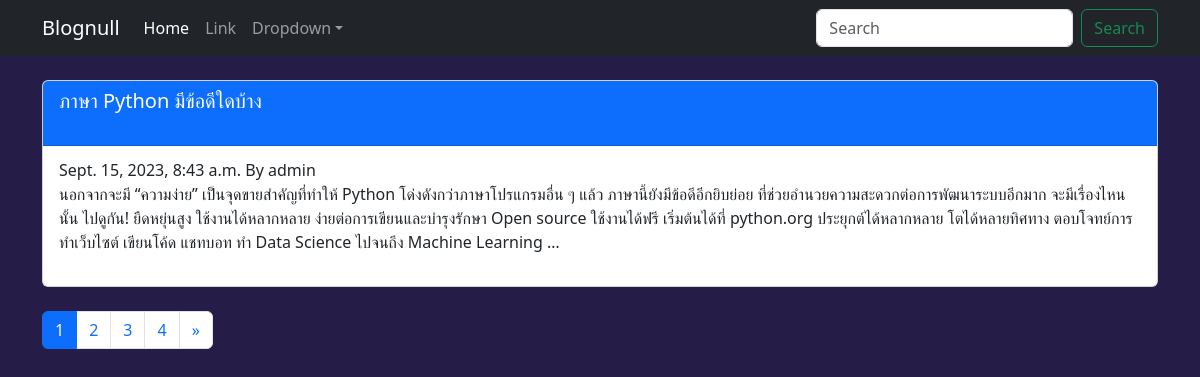
Screenshot of /blog/ with the database file from the repository.
### blog/models.py (models this page shows, shortened)
class Post(models.Model):
    class Status(models.TextChoices): # เพิ่มฟิลด์ status
        DRAFT = 'DF', 'Draft'
        PUBLISHED = 'PB', 'Published'
    title = models.CharField(max_length=250)
    slug = models.SlugField(max_length=250)
    body = models.TextField()
    publish = models.DateTimeField(default=timezone.now) # เพิ่ม datetime
    created = models.DateTimeField(auto_now_add=True) # เพิ่ม datetime
    updated = models.DateTimeField(auto_now=True) # เพิ่ม datetime
    status = models.CharField(max_length=2,
                                choices=Status.choices,
                                default=Status.DRAFT) # เพิ่มฟิลด์ status
    author = models.ForeignKey(User,
                                on_delete=models.CASCADE,
                                related_name='blog_posts') # เพิ่มความสัมพันธ์กับ User
    objects=models.Manager() #the dufault manager
    published=PublishedManager() #our custom manager
    class Meta: # การกำหนดการเรียงข้อมูลในโมเดล Post
        ordering = ['-publish'] # เรียงลำดับโพสต์จากวันที่ล่าสุดไปยังเก่าสุด
        indexes = [
            models.Index(fields=['-publish']), # เพิ่ม index
        ]

### blog/views.py (the view)
# urls.py: path('',views.post_list,name='post_list'),
def post_list(request):
    posts=Post.published.all()
    per_page=1
    paginator=Paginator(posts,per_page)
    page=request.GET.get('page')
    try:
        posts=paginator.page(page)
    except PageNotAnInteger:
        posts=paginator.page(1)
    except EmptyPage:
        posts=paginator.page(paginator.num_pages)
    return render(request,'blog/post/list.html',{'posts':posts})

### blog/models.py (called while the page is built)
    def get_queryset(self):
        return super().get_queryset().filter(status=Post.Status.PUBLISHED)

### blog/templates/blog/post/list.html (shortened to what this page needs)
{% extends 'blog/base.html' %} #Call Master page
{% block content %}
    {% for post in posts %}
        <div class="card mb-4">
            <div class="card-header bg-primary text-white">
                <a href="{% url 'blog:post_detail' post.id %}" class="text-white text-decoration-none"><h5 class="card-title mb-4">{{ post.title }}</h5></a>
            </div>
            <div class="card-body">
                <p class="card-subtitle">{{ post.publish }} By {{ post.author }}</p>
                {{ post.body | truncatewords:30 | linebreaks }}
            </div>
        </div>
    {% endfor %}
    <nav aria-label="Page navigation">
      <ul class="pagination    ">
        {% for i in posts.paginator.page_range %}
            {% if posts.number == i %}
                <li class="page-item active"><a class="page-link" href="#">{{ posts.number }}</a></li>
            {% else %}
                <li class="page-item"><a class="page-link" href="?page={{ i }}">{{ i }}</a></li>
            {% endif %}
        {% endfor %}
        {% if posts.has_next %}
            <li class="page-item">
            <a class="page-link" href="?page={{ posts.next_page_number }}" aria-label="Next">
                <span aria-hidden="true">&raquo;</span>
            </a>
            </li>
        {% endif %}
      </ul>
    </nav>
{% endblock %}

### blog/templates/blog/base.html (shortened to what this page needs)
{% load static %}
<!doctype html>
<html lang="en">
  <head>
    <link href="https://cdn.jsdelivr.net/npm/bootstrap@5.3.2/dist/css/bootstrap.min.css" rel="stylesheet">
    <link rel="stylesheet" href="{% static 'css/style.css' %}">
</head>
  <body>
    <nav class="navbar navbar-expand-md navbar-dark bg-dark mb-4">
          <div class="container">
            <a class="navbar-brand" href="{% url 'blog:post_list' %}">Blognull</a>
            <div class="collapse navbar-collapse" id="collapsibleNavId">
                <ul class="navbar-nav me-auto mt-2 mt-lg-0">
                    <li class="nav-item">
                        <a class="nav-link active" href="#" aria-current="page">Home <span class="visually-hidden">(current)</span></a>
                    </li>
                    <li class="nav-item">
                        <a class="nav-link" href="#">Link</a>
                    </li>
                    <li class="nav-item dropdown">
                        <a class="nav-link dropdown-toggle" href="#" id="dropdownId" data-bs-toggle="dropdown" aria-haspopup="true" aria-expanded="false">Dropdown</a>
                    </li>
                </ul>
                <form class="d-flex my-2 my-lg-0">
                    <input class="form-control me-sm-2" type="text" placeholder="Search">
                    <button class="btn btn-outline-success my-2 my-sm-0" type="submit">Search</button>
                </form>
            </div>
      </div>
    </nav>
    <div class="container">
        {% block content %}
        {% endblock %}
    </div>
  </body>
</html>

### blog/static/css/style.css (style rules this page uses)
body { background-color: rgb(37, 29, 71); }

### rows the page displays
Post: title "ภาษา Python มีข้อดีใดบ้าง", publish "Sept. 15, 2023, 8:43 a.m.", author "admin", body "นอกจากจะมี “ความง่าย” เป็นจุดขายสำคัญที่ทำให้ Python โด่งดังกว่าภาษาโปรแกรมอื่น ๆ แล้ว ภาษานี้ยังมีข้อดีอีกยิบย่อย ที่ช่วยอำนวยความสะดวกต่อการพัฒนาระบบอีกมาก จะมีเรื่องไหนนั้น ไปดูกัน! ยืดหยุ่นสูง ใช้งานได้หลากหลาย ง่ายต่อการเขียนและบำรุงรักษา Open source ใช้งานได้ฟรี เริ่มต้นได้ที่ python.org ประยุกต์ได้หลากหลาย โตได้หลายทิศทาง ตอบโจทย์การทำเว็บไซต์ เขียนโค้ด แชทบอท ทำ Data Science ไปจนถึง Machine Learning …"

### other values shown
{{ posts.number }} "1"
{{ i }} "2" "3" "4"
